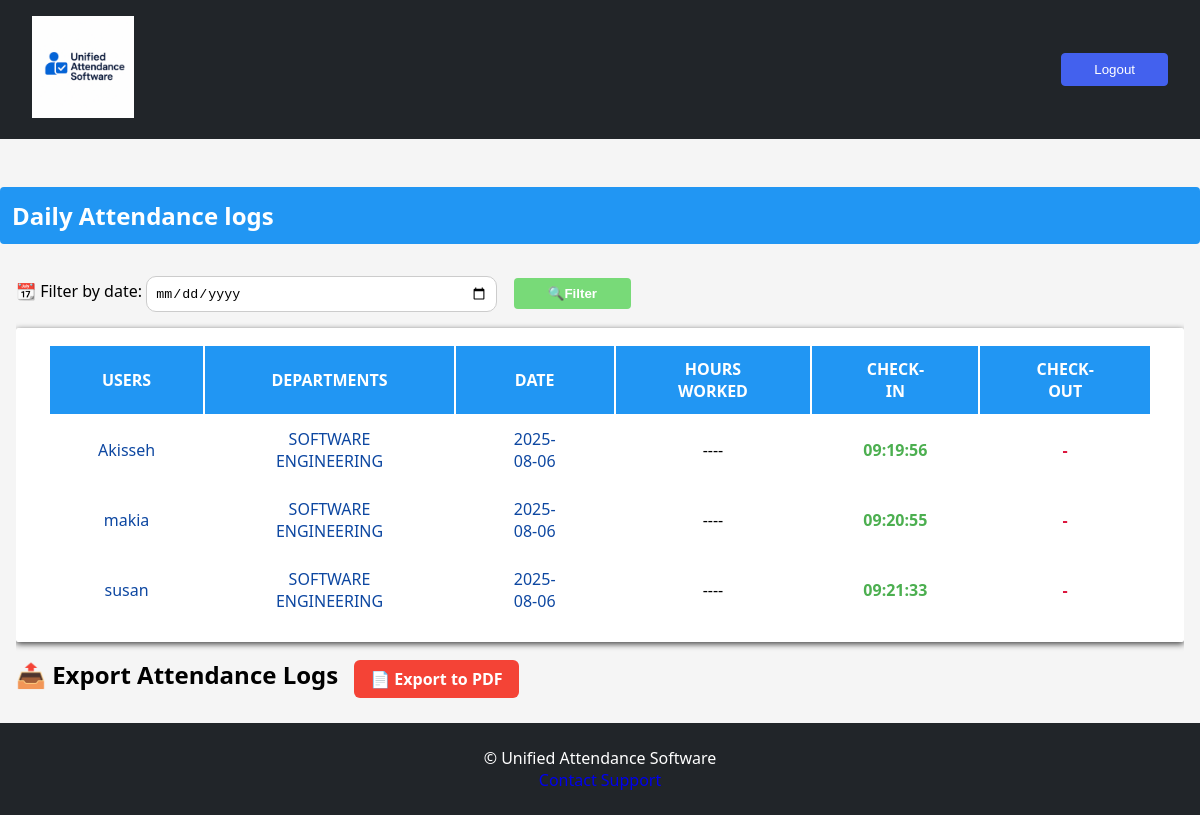
Screenshot of /daily-logs/ (signed in) with the database file from the repository.
### attendance/models.py (models this page shows, shortened)
class AttendanceRecord(models.Model):
    user = models.ForeignKey(settings.AUTH_USER_MODEL, on_delete=models.CASCADE)
    scanned_at = models.DateTimeField(auto_now_add=True)  # Check-in time
    checked_out_at = models.DateTimeField(null=True, blank=True)  # Check-out time
    date =models.DateField(default=timezone.now())
    latitude = models.FloatField(null=True, blank=True)
    longitude = models.FloatField(null=True, blank=True)
    @property
    def hours_worked(self):
        return "----"

### users/models.py (models this page shows, shortened)
class CustomUser(AbstractUser):
    user_type = models.CharField(max_length=100, choices=USER_TYPE_CHOICES, null=True,blank=True)
    phone_number = models.CharField(max_length=20, null=True,blank=True)
    department = models.ForeignKey(Department,on_delete=models.SET_NULL,null=True,blank=True)

class Department(models.Model):
    name = models.CharField(max_length=100, unique=True)

### attendance/views.py (the view)
# urls.py: path("daily-logs/", views.daily_logs, name="daily_logs"),
@login_required
def daily_logs(request):
    if request.user.user_type.lower() != "secretary":
        return HttpResponseForbidden("Access denied.")
    else:
        today = timezone.localdate()
        records = AttendanceRecord.objects.filter(date=today).select_related('user')
        return render(request, "attendance/daily_logs.html", {
            "records": records,
            "today": today.strftime("%A, %d %B %Y"),
            })

### templates/attendance/daily_logs.html (shortened to what this page needs)
{% extends 'base.html'%}
{% load static %}
{% block content %}
  <h2 class="dashboard-heading"> Daily Attendance logs  {{ request.user.department.name }}</h2>
  {% if records %}
  <div class="attendance-table-wrapper">
    <form method"get" class="date-filter">
      <label for="date">📆 Filter by date: <label>
      <input id="date" name="date" type="date" value="{{selected_date}}" placeholder="filter attendance by date">
      <button type="submit" class="button">🔍Filter</button>
    </form>
     <table class="attendance-table">
      <thead>
        <tr>
        <th>Users</th>
        <th>Departments
        </th
        ><th>Date</th>
         <th>Hours Worked</th>
        <th>Check-in</th>
        <th>Check-out</th>
      </tr>
      </thead>
      <tbody>
        {% for r in records %}
        <tr>
          <td class="td-text">{{ r.user.username }}</td>
          <td class="td-text">{{r.user.department.name}}
          </td>
          <td class="td-text">{{r.scanned_at|date:"Y-m-d"}}</td>
          <td>
            {{r.hours_worked}}
          </td>
          <td class="{% if r.scanned_at %}status-ok-in {% else %}status-missing-in{%endif%}">{{ r.scanned_at|date:"H:i:s" }}</td>
          <td class="{% if r.checked_out_at %}status-ok {% else %}status-missing{%endif%}">
          {% if r.checked_out_at %}
          {{ r.checked_out_at|date:"H:i:s" }}
          {% else %}
          -
          {% endif %}</td>
        </tr>
      {% endfor %}
    </table>
    <div class="export-buttons">
      <h2>📤 Export Attendance Logs</h2>
      <div style="margin-top: 10px;">
        <a href="{% url 'pdf' %}" class="btn btn-danger">📄 Export to PDF</a>
      </div>
    </div>
  </div>
  {% else %}
    <p class="no-records ">-No attendance records yet today-.</p>
        {% comment %} <a href="{% url 'daily_logs'%}" class="reset-link">Reset</a> {% endcomment %}
  {% endif %}
{% endblock %}

### templates/base.html (shortened to what this page needs)
{% load static %}
<!DOCTYPE html>
<html lang="en">
<head>
    <link rel="stylesheet" href="{% static 'css/main.css' %}">
    <link rel="stylesheet" href="{% static 'css/auth.css' %}">
    <link rel="stylesheet" href="{% static 'css/daily-logs.css' %}">
    <link rel="stylesheet" href="{% static 'css/scan.css' %}">
</head>
<body>
    <header>
        <div class="header-container">
            <div class="logo">
                <img src="{% static 'assets/logo.jpeg' %}" alt="Logo">
            </div>
            <nav class="auth-actions">
                {% if user.is_authenticated %}
                    <form action="{% url 'logout' %}" method="post">
                        <button type="submit" class="auth-btn logout-btn">Logout</button>
                    </form>
                {% else %}
                    <a href="{% url 'login' %}" class="auth-btn login-btn">Login</a>
                {% endif %}
            </nav>
        </div>
    </header>
    {% block content%}{% endblock %}
    <footer>
        <p>&copy; {{ now.year }} Unified Attendance Software</p>
    <p><a href="mailto:rexbabitong@gmail.com">Contact Support</a></p>
    </footer>
</body>
</html>

### frontend/css/main.css (style rules this page uses)
* { margin: 0; padding: 0; box-sizing: border-box; }
:root { --primary: #4361ee; --primary-dark: #3a56d4; --light: #f8f9fa; --dark: #212529; --gray: #6c757d; --white: #ffffff; }
body { font-family: 'Segoe UI', system-ui, sans-serif; margin: 0; padding: 0; }
.logo img { width: 10%; height: auto; }
header { background: var(--dark); color: var(--white); padding: 1rem 2rem; position: sticky; top: 0; }
.header-container { max-width: 1200px; margin: 0 auto; display: flex; justify-content: space-between; align-items: center; }
.auth-actions { display: flex; gap: 1rem; }
.auth-btn { padding: 0.5rem 2rem; border-radius: 4px; text-decoration: none; font-weight: 500; cursor: pointer; transition: all 0.3s cubic-bezier(0.25, 0.8,0.25,1); }
.logout-btn { background: var(--primary); color:var(--white); border: 1px solid #4361ee; padding: 0.5rem auto; border-radius: 4px; cursor: pointer; }
footer { background: var(--dark); color: var(--white); text-align: center; padding: 1.5rem; }
footer a { text-decoration: none; }

### frontend/css/daily-logs.css (style rules this page uses)
* { box-sizing: border-box; margin: 0; padding: 0; }
body { background-color: #f5f5f5; }
.attendance-table-wrapper { overflow-x: auto; margin: 1rem; }
.attendance-table { background-color: white; width: 100%; padding: 1rem 2rem; min-width: 600px; border-radius: 2px; overflow: hidden; box-shadow: 0 2px 6px rgba(0,0,0,0.75); }
.attendance-table td , .attendance-table th { padding: 0.75rem 3rem; text-align: center; margin: 1rem ; }
.attendance-table th { background-color:#2196f3; text-align: center; text-transform: uppercase; color: #ffffff; }
.td-text { color: #0d47a1; }
.dashboard-heading { margin: 1rem 0; margin-top: 3rem; font-size: 1.5rem; font-weight: 600; color: #ffffff; border-radius: 4px; text-align: left; background-color: #2196f3; padding: 0.75rem; }
.status-missing { color: crimson; font-weight: bold; }
.status-ok-in { color: #4caf50; font-weight: bold; }
.date-filter { margin: 1rem 0; }
.date-filter input { padding: 0.5rem; border-radius: 10px; border: 1px solid #ccc; width: 30%; margin-bottom: 1rem; }
.date-filter label { font-weight: 500; }
.button { padding: 0.5rem; border-radius: 4px; border: none; width: 10%; background: #78da78; color: #ffffff; font-weight: 700; margin: 0 1em; display: inline-block; }
.export-buttons { margin-top: 1rem; display: flex; gap: 1rem; }
.export-buttons .btn { padding: 0.5rem 1rem; text-decoration: none; font-weight: bold; border-radius: 6px; color: white; }
.btn-danger { background-color: #f44336; }

### rows the page displays
AttendanceRecord: user.username "Akisseh", user.department.name "SOFTWARE ENGINEERING", scanned_at "2025-08-06", hours_worked "----", scanned_at "09:19:56"
AttendanceRecord: user.username "makia", user.department.name "SOFTWARE ENGINEERING", scanned_at "2025-08-06", hours_worked "----", scanned_at "09:20:55"
AttendanceRecord: user.username "susan", user.department.name "SOFTWARE ENGINEERING", scanned_at "2025-08-06", hours_worked "----", scanned_at "09:21:33"
